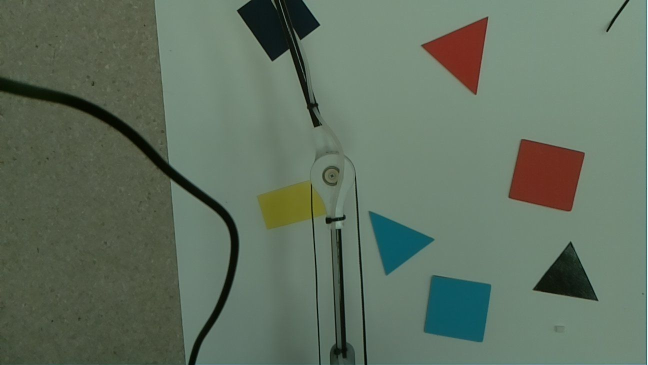
#> input picture cv/test.jpg, 1296 x 730 px (shown at 1/2 size)
$ python test.py
#> lines starting #> are read from the running program, lines starting #| are printed output that depends on the picture; after the words box and inside, x2 and y2 are one past the last pixel; in counts of white or black regions, pixels touching at a corner belong together
import cv2
import numpy as np
from matplotlib import pyplot as plt

filePath="test.jpg"
# reading image
img = cv2.imread(filePath)
#> img is the input picture: shape (730, 1296, 3); mean B, G, R 96.7, 112.8, 97.2

img2=img.copy()

hsv = cv2.cvtColor(img2,cv2.COLOR_BGR2HSV)
#> hsv: shape (730, 1296, 3); mean H, S, V 59.2, 57.4, 114.8

#lower red
lower_red = np.array([0,50,60])
upper_red = np.array([10,255,255])


#upper red
lower_red2 = np.array([170,50,50])
upper_red2 = np.array([180,255,255])

mask = cv2.inRange(hsv, lower_red, upper_red)
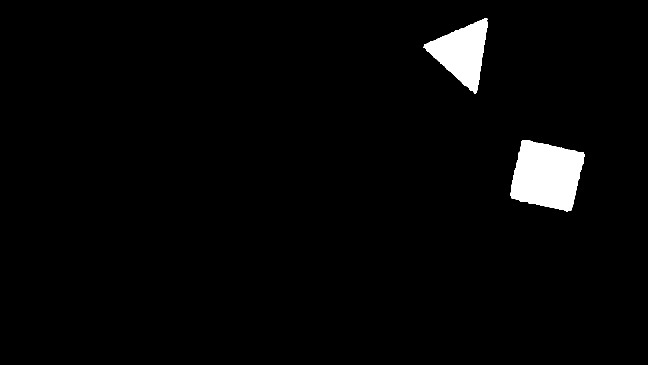
#> mask: shape (730, 1296) (shown at 1/2 size); 2.7% white; 2 white regions, box (x1, y1, x2, y2) and area: (1020, 280, 1169, 423) 15493, (846, 36, 976, 188) 9897
res = cv2.bitwise_and(img2,img2, mask= mask)
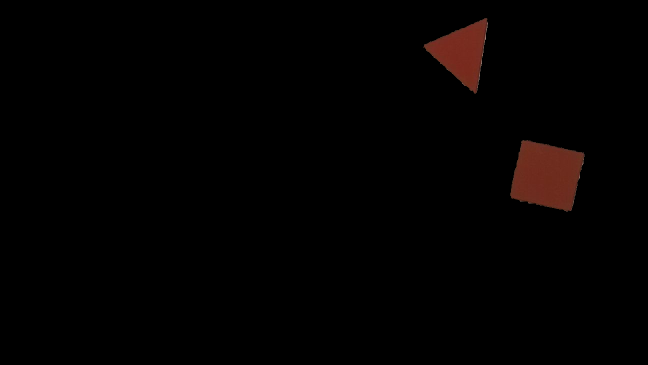
#> res: shape (730, 1296, 3) (shown at 1/2 size); mean B, G, R 0.9, 1.2, 3


mask2 = cv2.inRange(hsv, lower_red2, upper_red2)
#> mask2: shape (730, 1296); every value is 0
res2 = cv2.bitwise_and(img2,img2, mask= mask2)
#> res2: shape (730, 1296, 3); every value is 0

# Blue color
low_blue = np.array([94, 80, 2])
high_blue = np.array([118, 255, 255])


blue_mask = cv2.inRange(hsv, low_blue, high_blue)
#> blue_mask: shape (730, 1296); 1.3% white; 61 white regions (42 under 20 px), largest, box (x1, y1, x2, y2) and area: (854, 556, 969, 681) 6300, (744, 430, 858, 544) 4241, (608, 41, 636, 59) 317
blue = cv2.bitwise_and(img, img, mask=blue_mask)


gray = cv2.cvtColor(blue,cv2.COLOR_BGR2GRAY)

_, thresholdB = cv2.threshold(gray, 95, 255, cv2.THRESH_BINARY) #95,255
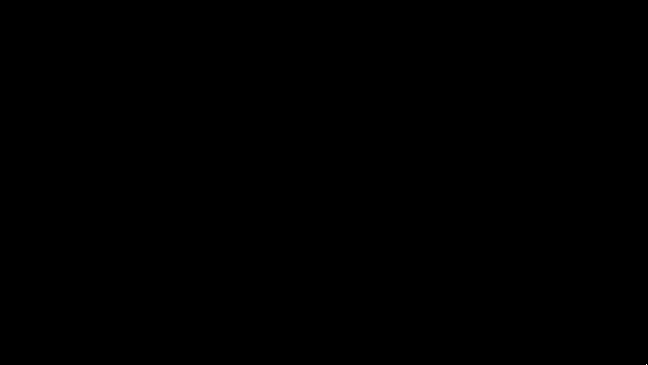
#> thresholdB: shape (730, 1296) (shown at 1/2 size); 0% white in thin lines or dots, all inside (x1, y1, x2, y2) = (1293, 728, 1294, 730)

i=0
# using a findContours() function
contoursB, _ = cv2.findContours(thresholdB, cv2.RETR_EXTERNAL, cv2.CHAIN_APPROX_SIMPLE)
#> contoursB = [[[1293, 728], [1293, 729]]]

for contourB in contoursB:

    # here we are ignoring first counter because
    # findcontour function detects whole image as shape
    if i == 0:
            i = 1
            continue

    # cv2.approxPloyDP() function to approximate the shape
    approxB = cv2.approxPolyDP(contourB, 0.1 * cv2.arcLength(contourB, True), True)

    # using drawContours() function


    # finding center point of shape
    MB = cv2.moments(contourB)


    if MB['m00'] != 0.0:
        x = int(MB['m10']/MB['m00'])
        y = int(MB['m01']/MB['m00'])
    x = 0
    y = 0

    # putting shape name at center of each shape
    if len(approxB) == 3:
        cv2.putText(img, 'triangle', (x, y),
                    cv2.FONT_HERSHEY_SIMPLEX, 0.6, (20, 20, 100), 2)
        cv2.drawContours(img, [contourB], 0, (15, 15, 15), 2)
        print("Position of Blue Triangle:",x,y)
    elif len(approxB) == 4:
        cv2.putText(img, 'square', (x, y),
                    cv2.FONT_HERSHEY_SIMPLEX, 0.6, (20, 20, 100), 2)
        cv2.drawContours(img, [contourB], 0, (15, 15, 15), 2)
        print("Position of Blue Square:",x,y)
#> this loop made 1 pass
#> (contourB, i) on pass 1: ([[1293, 728], [1293, 729]], 1)
#> after the loop, i = 1

img3 = res+res2
img4 = cv2.add(res,res2)
img5 = cv2.addWeighted(res,0.5,res2,0.5,0)
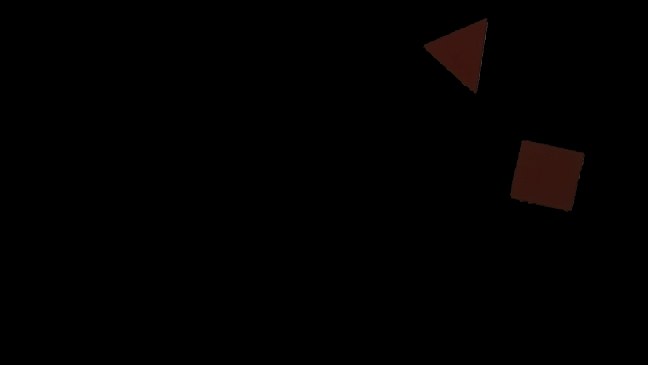
#> img5: shape (730, 1296, 3) (shown at 1/2 size); mean B, G, R 0.4, 0.6, 1.5


kernel = np.ones((15,15),np.float32)/225
smoothed = cv2.filter2D(res,-1,kernel)
smoothed2 = cv2.filter2D(img3,-1,kernel)


# converting image into grayscale image
gray = cv2.cvtColor(img5, cv2.COLOR_BGR2GRAY)
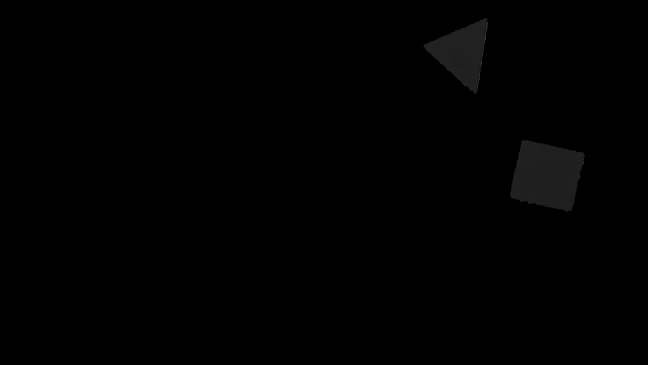
#> gray: shape (730, 1296) (shown at 1/2 size); min 0, max 71, mean 0.9

# setting threshold of gray image
_, threshold = cv2.threshold(gray, 15, 255, cv2.THRESH_BINARY_INV) #127,255
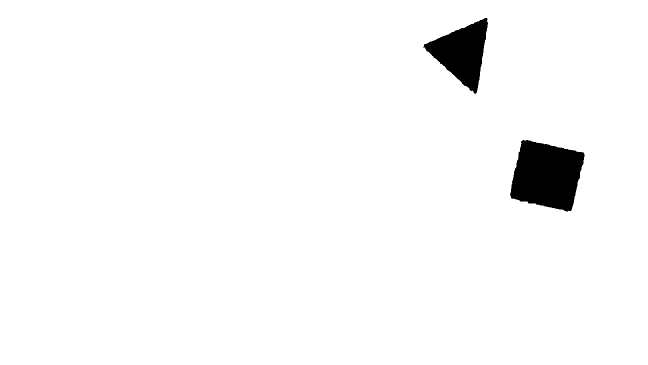
#> threshold: shape (730, 1296) (shown at 1/2 size); 97.3% white; 2 black regions

# using a findContours() function
contours, _ = cv2.findContours(
    threshold, cv2.RETR_TREE, cv2.CHAIN_APPROX_SIMPLE)
#> contours = 3 contours; box (x1, y1, x2, y2) and area: (0, 0, 1296, 730) 944055, (1019, 279, 1170, 424) 15732, (845, 35, 977, 189) 10098

i = 0

# list for storing names of shapes
for contour in contours:

    # here we are ignoring first counter because
    # findcontour function detects whole image as shape
    if i == 0:
        i = 1
        continue

    # cv2.approxPloyDP() function to approximate the shape
    approx = cv2.approxPolyDP(
        contour, 0.01 * cv2.arcLength(contour, True), True)

    # using drawContours() function


    # finding center point of shape
    M = cv2.moments(contour)
    if M['m00'] != 0.0:
        x = int(M['m10']/M['m00'])
        y = int(M['m01']/M['m00'])


    # putting shape name at center of each shape
    if len(approx) == 3:
        cv2.putText(img, 'triangle', (x, y),
                    cv2.FONT_HERSHEY_SIMPLEX, 0.6, (20, 20, 100), 2)
        print("Position of the Red Triangle:",x,y)
        cv2.drawContours(img, [contour], 0, (15, 15,15), 2)
    elif len(approx) == 4:
        cv2.putText(img, 'square', (x, y),
                    cv2.FONT_HERSHEY_SIMPLEX, 0.6, (20, 20, 100), 2)
        print("Position of Red Square:",x,y)
        cv2.drawContours(img, [contour], 0, (15, 15,15), 2)
#> this loop made 3 passes
#> (approx, x, y) on passes 2 to 3: ([[1044, 280], [1168, 305], [1141, 422], [1021, 395]], 1093, 350), ([[973, 35], [972, 78], [950, 188], [845, 94]], 924, 104)
#> (contour, i) on pass 1: ([[0, 0], [0, 729], [1295, 729], [1295, 0]], 1)
#| Position of Red Square: 1093 350
#| Position of Red Square: 924 104
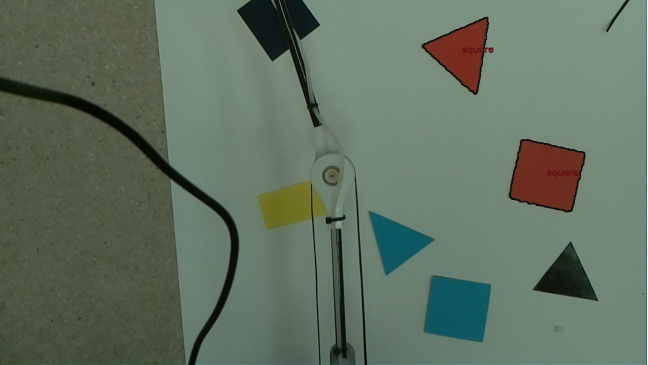
#> img: shape (730, 1296, 3) (shown at 1/2 size); 0.44% of pixels changed, all inside (x1, y1, x2, y2) = (844, 34, 1171, 425)
#> after the loop, i = 1

# [9 lines of commented-out code are left out]
